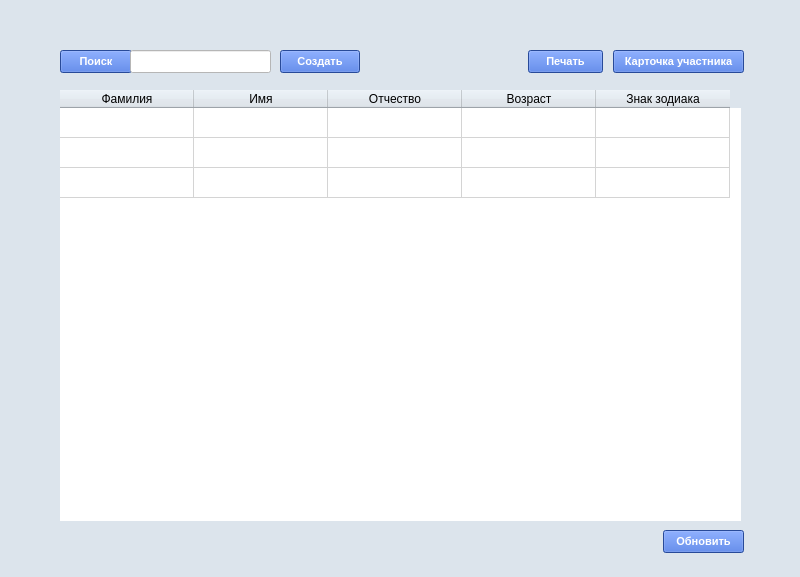
<?xml version="1.0" encoding="UTF-8"?>
<ui version="4.0">
 <class>MainWindow</class>
 <widget class="QMainWindow" name="MainWindow">
  <property name="geometry">
   <rect>
    <x>0</x>
    <y>0</y>
    <width>800</width>
    <height>577</height>
   </rect>
  </property>
  <property name="windowTitle">
   <string>MainWindow</string>
  </property>
  <property name="styleSheet">
   <string notr="true">background-color:rgb(220, 228, 236)</string>
  </property>
  <widget class="QWidget" name="centralwidget">
   <widget class="QTableWidget" name="tableWidget">
    <property name="geometry">
     <rect>
      <x>60</x>
      <y>90</y>
      <width>681</width>
      <height>431</height>
     </rect>
    </property>
    <property name="font">
     <font>
      <family>Segoe UI</family>
      <pointsize>14</pointsize>
      <weight>50</weight>
      <italic>false</italic>
      <bold>false</bold>
     </font>
    </property>
    <property name="autoFillBackground">
     <bool>false</bool>
    </property>
    <property name="styleSheet">
     <string notr="true">QTableWidget:item {
     border-radius: 20px;
     height:40px;
     background: white;
     padding: 0 8px;
	font: 14pt &quot;Segoe UI&quot;;
 }
QTableWidget {
     background: white;
 }

QTableWidget:item:selected{color: rgb(112, 126, 255);}
QTableWidget{border: 0px;}
QTableWidget{color: rgb(99, 175, 208)}
QTableWidget{font: 14pt &quot;Segoe UI&quot;;}
QTableWidget {padding: 0px;} 
QTableWidget {} 
QTableWidget:horizontalHeader { margin:0px; 
									background-color: black;
				color: #NH737M;	 }</string>
    </property>
    <property name="autoScroll">
     <bool>true</bool>
    </property>
    <property name="showGrid">
     <bool>true</bool>
    </property>
    <attribute name="horizontalHeaderVisible">
     <bool>true</bool>
    </attribute>
    <attribute name="horizontalHeaderCascadingSectionResizes">
     <bool>false</bool>
    </attribute>
    <attribute name="horizontalHeaderDefaultSectionSize">
     <number>134</number>
    </attribute>
    <attribute name="verticalHeaderVisible">
     <bool>false</bool>
    </attribute>
    <attribute name="verticalHeaderHighlightSections">
     <bool>true</bool>
    </attribute>
    <row>
     <property name="text">
      <string>1</string>
     </property>
    </row>
    <row>
     <property name="text">
      <string>2</string>
     </property>
    </row>
    <row>
     <property name="text">
      <string>3</string>
     </property>
    </row>
    <column>
     <property name="text">
      <string>Фамилия</string>
     </property>
    </column>
    <column>
     <property name="text">
      <string>Имя</string>
     </property>
    </column>
    <column>
     <property name="text">
      <string>Отчество</string>
     </property>
    </column>
    <column>
     <property name="text">
      <string>Возраст</string>
     </property>
    </column>
    <column>
     <property name="text">
      <string>Знак зодиака</string>
     </property>
    </column>
    <item row="0" column="0">
     <property name="font">
      <font>
       <pointsize>14</pointsize>
      </font>
     </property>
    </item>
   </widget>
   <widget class="QPushButton" name="pushButton_create">
    <property name="geometry">
     <rect>
      <x>280</x>
      <y>50</y>
      <width>80</width>
      <height>23</height>
     </rect>
    </property>
    <property name="font">
     <font>
      <family>Segoe UI</family>
      <pointsize>-1</pointsize>
      <weight>75</weight>
      <bold>true</bold>
      <underline>false</underline>
      <strikeout>false</strikeout>
     </font>
    </property>
    <property name="styleSheet">
     <string notr="true">QPushButton
{
   background-color:rgb(56, 103, 214);
  color: white;
  text-align: center;
  text-decoration: none;
  display: inline-block;
  font-size: 11px;
}
  QPushButton:hover
{
  background-color:#4b7bec;
  mouse:pointer;
}
QPushButton:pressed {
    background-color: rgb(50, 91, 189);
	border-width: 2px;
    border-style: rgba(0, 0, 0, 0.4);
}
QPushButton:disabled{
	background-color:rgba(56, 103, 214, 0.6);
    border-style: inset;
}</string>
    </property>
    <property name="text">
     <string>Создать</string>
    </property>
   </widget>
   <widget class="QPushButton" name="pushButton_card">
    <property name="geometry">
     <rect>
      <x>613</x>
      <y>50</y>
      <width>131</width>
      <height>23</height>
     </rect>
    </property>
    <property name="font">
     <font>
      <family>Segoe UI</family>
      <pointsize>-1</pointsize>
      <weight>75</weight>
      <bold>true</bold>
      <underline>false</underline>
      <strikeout>false</strikeout>
     </font>
    </property>
    <property name="styleSheet">
     <string notr="true">QPushButton
{
   background-color:rgb(56, 103, 214);
  color: white;
  text-align: center;
  text-decoration: none;
  display: inline-block;
  font-size: 11px;
}
  QPushButton:hover
{
  background-color:#4b7bec;
  mouse:pointer;
}
QPushButton:pressed {
    background-color: rgb(50, 91, 189);
	border-width: 2px;
    border-style: rgba(0, 0, 0, 0.4);
}
QPushButton:disabled{
	background-color:rgba(56, 103, 214, 0.6);
    border-style: inset;
}</string>
    </property>
    <property name="text">
     <string>Карточка участника</string>
    </property>
   </widget>
   <widget class="QPushButton" name="pushButton_print">
    <property name="geometry">
     <rect>
      <x>528</x>
      <y>50</y>
      <width>75</width>
      <height>23</height>
     </rect>
    </property>
    <property name="font">
     <font>
      <family>Segoe UI</family>
      <pointsize>-1</pointsize>
      <weight>75</weight>
      <bold>true</bold>
      <underline>false</underline>
      <strikeout>false</strikeout>
     </font>
    </property>
    <property name="cursor">
     <cursorShape>PointingHandCursor</cursorShape>
    </property>
    <property name="mouseTracking">
     <bool>true</bool>
    </property>
    <property name="styleSheet">
     <string notr="true">QPushButton
{
   background-color:rgb(56, 103, 214);
  color: white;
  text-align: center;
  text-decoration: none;
  display: inline-block;
  font-size: 11px;
}
  QPushButton:hover
{
  background-color:#4b7bec;
  mouse:pointer;
}
QPushButton:pressed {
    background-color: rgb(50, 91, 189);
	border-width: 2px;
    border-style: rgba(0, 0, 0, 0.4);
}
QPushButton:disabled{
	background-color:rgba(56, 103, 214, 0.6);
    border-style: inset;
}</string>
    </property>
    <property name="text">
     <string>Печать</string>
    </property>
   </widget>
   <widget class="QPushButton" name="pushButton_search">
    <property name="geometry">
     <rect>
      <x>60</x>
      <y>50</y>
      <width>72</width>
      <height>23</height>
     </rect>
    </property>
    <property name="font">
     <font>
      <family>Segoe UI</family>
      <pointsize>-1</pointsize>
      <weight>75</weight>
      <bold>true</bold>
      <underline>false</underline>
      <strikeout>false</strikeout>
     </font>
    </property>
    <property name="styleSheet">
     <string notr="true">QPushButton
{
   background-color:rgb(56, 103, 214);
  color: white;
  text-align: center;
  text-decoration: none;
  display: inline-block;
  font-size: 11px;
}
  QPushButton:hover
{
  background-color:#4b7bec;
  mouse:pointer;
}
QPushButton:pressed {
    background-color: rgb(50, 91, 189);
	border-width: 2px;
    border-style: rgba(0, 0, 0, 0.4);
}
QPushButton:disabled{
	background-color:rgba(56, 103, 214, 0.6);
    border-style: inset;
}</string>
    </property>
    <property name="text">
     <string>Поиск</string>
    </property>
   </widget>
   <widget class="QLineEdit" name="lineEdit">
    <property name="geometry">
     <rect>
      <x>130</x>
      <y>50</y>
      <width>141</width>
      <height>23</height>
     </rect>
    </property>
    <property name="styleSheet">
     <string notr="true">background-color:white;</string>
    </property>
   </widget>
   <widget class="QPushButton" name="pushButton_update">
    <property name="geometry">
     <rect>
      <x>663</x>
      <y>530</y>
      <width>81</width>
      <height>23</height>
     </rect>
    </property>
    <property name="font">
     <font>
      <family>Segoe UI</family>
      <pointsize>-1</pointsize>
      <weight>75</weight>
      <bold>true</bold>
      <underline>false</underline>
      <strikeout>false</strikeout>
     </font>
    </property>
    <property name="styleSheet">
     <string notr="true">QPushButton
{
   background-color:rgb(56, 103, 214);
  color: white;
  text-align: center;
  text-decoration: none;
  display: inline-block;
  font-size: 11px;
}
  QPushButton:hover
{
  background-color:#4b7bec;
  mouse:pointer;
}
QPushButton:pressed {
    background-color: rgb(50, 91, 189);
	border-width: 2px;
    border-style: rgba(0, 0, 0, 0.4);
}
QPushButton:disabled{
	background-color:rgba(56, 103, 214, 0.6);
    border-style: inset;
}</string>
    </property>
    <property name="text">
     <string>Обновить</string>
    </property>
   </widget>
  </widget>
  <widget class="QStatusBar" name="statusbar"/>
 </widget>
 <resources/>
 <connections/>
</ui>
